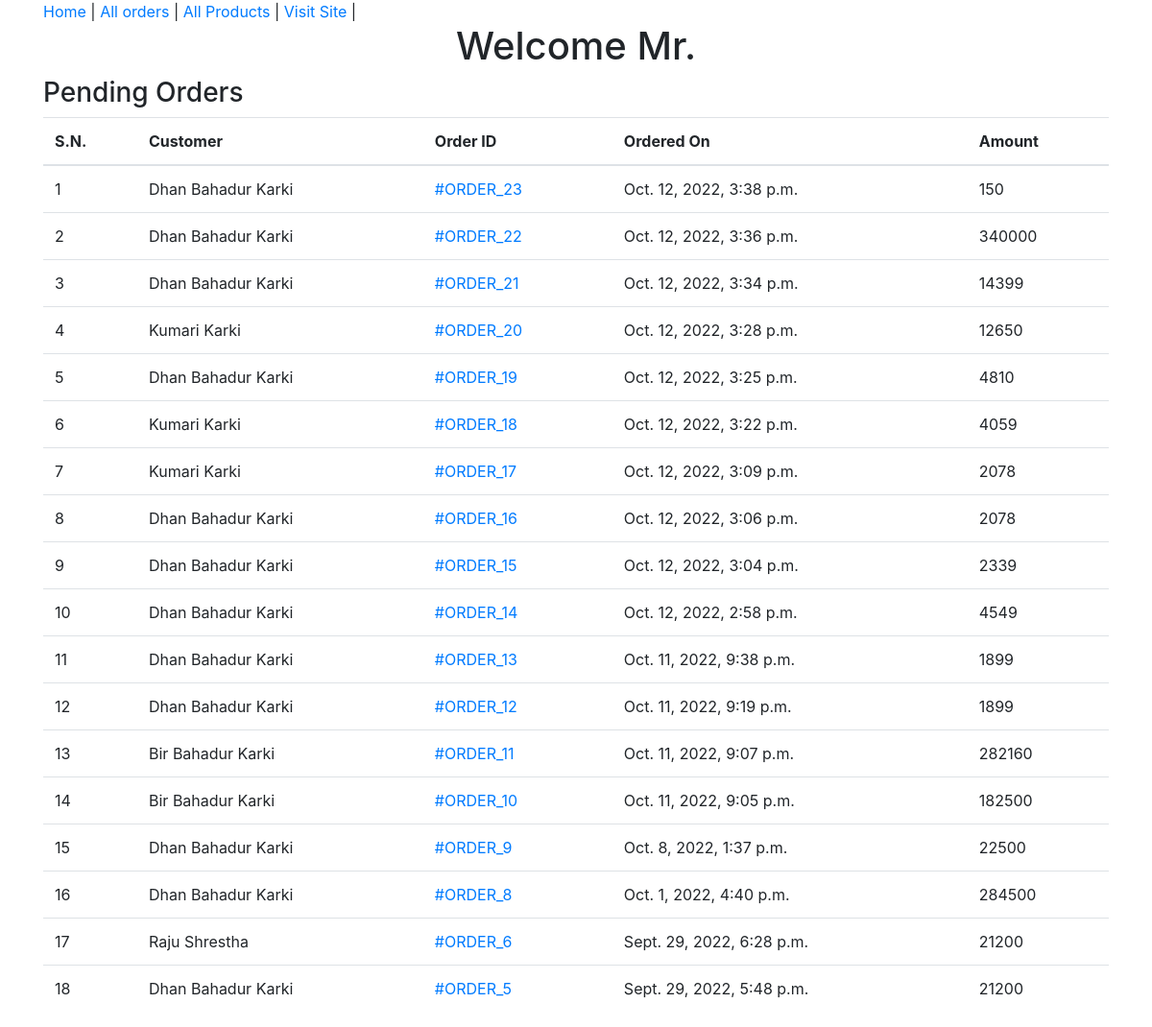
The page /admin-home/ on the database its author committed.
### ecomapp/models.py (models this page shows, shortened)
class Order(models.Model):
    cart = models.ForeignKey(Cart, on_delete=models.CASCADE)
    ordered_by = models.CharField(max_length=200)
    shipping_address = models.CharField(max_length=200)
    mobile = models.CharField(max_length=10)
    email = models.EmailField(null=True, blank=True)
    subtotal = models.PositiveIntegerField()
    discount = models.PositiveIntegerField()
    total = models.PositiveIntegerField()
    order_status = models.CharField(max_length=50, choices=ORDER_STATUS)
    created_at = models.DateTimeField(auto_now_add=True)
    payment_method = models.CharField(
        max_length=20, choices=METHOD, default="Cash on Delivery")
    payment_completed = models.BooleanField(
        default=False, null=True, blank=True)

### ecomapp/views.py (the view)
# urls.py: path("admin-home/", AdminHome.as_view(), name="adminhome"),
class AdminHome(AdminRequiredMixin, TemplateView):
    template_name = "adminpages/adminhome.html"
    def get_context_data(self, **kwargs):
        context = super().get_context_data(**kwargs)
        context["pendingorders"] = Order.objects.filter(
            order_status="Order Received"
        ).order_by("-id")
        return context

### templates/adminpages/adminhome.html (shortened to what this page needs)
{% extends 'adminpages/adminbase.html' %}
{% block content %}
<h1 class="text-center">Welcome Mr. {{request.user.username}}</h1>
<div class="container">
    <div class="row">
        <div class="col-md-12">
            <h3>Pending Orders</h3>
            <table class="table">
                <thead>
                    <tr>
                        <th>S.N.</th>
                        <th>Customer</th>
                        <th>Order ID</th>
                        <th>Ordered On</th>
                        <th>Amount</th>
                    </tr>
                </thead>
                <tbody>
                    {% for ord in pendingorders %}
                    <tr>
                        <td>{{forloop.counter}}</td>
                        <td>{{ord.ordered_by}}</td>
                        <td><a href="{% url 'ecomapp:adminorder' ord.id %}">#ORDER_{{ord.id}}</a></td>
                        <td>{{ord.created_at}}</td>
                        <td>{{ord.total}}</td>
                    </tr>
                    {% endfor %}
                </tbody>
            </table>
        </div>
    </div>
</div>
{% endblock %}

### rows shown on the page
Order: ordered_by "Dhan Bahadur Karki", id "23", created_at "Oct. 12, 2022, 3:38 p.m.", total "150"
Order: ordered_by "Dhan Bahadur Karki", id "22", created_at "Oct. 12, 2022, 3:36 p.m.", total "340000"
Order: ordered_by "Dhan Bahadur Karki", id "21", created_at "Oct. 12, 2022, 3:34 p.m.", total "14399"
Order: ordered_by "Kumari Karki", id "20", created_at "Oct. 12, 2022, 3:28 p.m.", total "12650"
Order: ordered_by "Dhan Bahadur Karki", id "19", created_at "Oct. 12, 2022, 3:25 p.m.", total "4810"
Order: ordered_by "Kumari Karki", id "18", created_at "Oct. 12, 2022, 3:22 p.m.", total "4059"
Order: ordered_by "Kumari Karki", id "17", created_at "Oct. 12, 2022, 3:09 p.m.", total "2078"
Order: ordered_by "Dhan Bahadur Karki", id "16", created_at "Oct. 12, 2022, 3:06 p.m.", total "2078"
Order: ordered_by "Dhan Bahadur Karki", id "15", created_at "Oct. 12, 2022, 3:04 p.m.", total "2339"
Order: ordered_by "Dhan Bahadur Karki", id "14", created_at "Oct. 12, 2022, 2:58 p.m.", total "4549"
Order: ordered_by "Dhan Bahadur Karki", id "13", created_at "Oct. 11, 2022, 9:38 p.m.", total "1899"
Order: ordered_by "Dhan Bahadur Karki", id "12", created_at "Oct. 11, 2022, 9:19 p.m.", total "1899"
Order: ordered_by "Bir Bahadur Karki", id "11", created_at "Oct. 11, 2022, 9:07 p.m.", total "282160"
Order: ordered_by "Bir Bahadur Karki", id "10", created_at "Oct. 11, 2022, 9:05 p.m.", total "182500"
Order: ordered_by "Dhan Bahadur Karki", id "9", created_at "Oct. 8, 2022, 1:37 p.m.", total "22500"
Order: ordered_by "Dhan Bahadur Karki", id "8", created_at "Oct. 1, 2022, 4:40 p.m.", total "284500"
Order: ordered_by "Raju Shrestha", id "6", created_at "Sept. 29, 2022, 6:28 p.m.", total "21200"
Order: ordered_by "Dhan Bahadur Karki", id "5", created_at "Sept. 29, 2022, 5:48 p.m.", total "21200"
